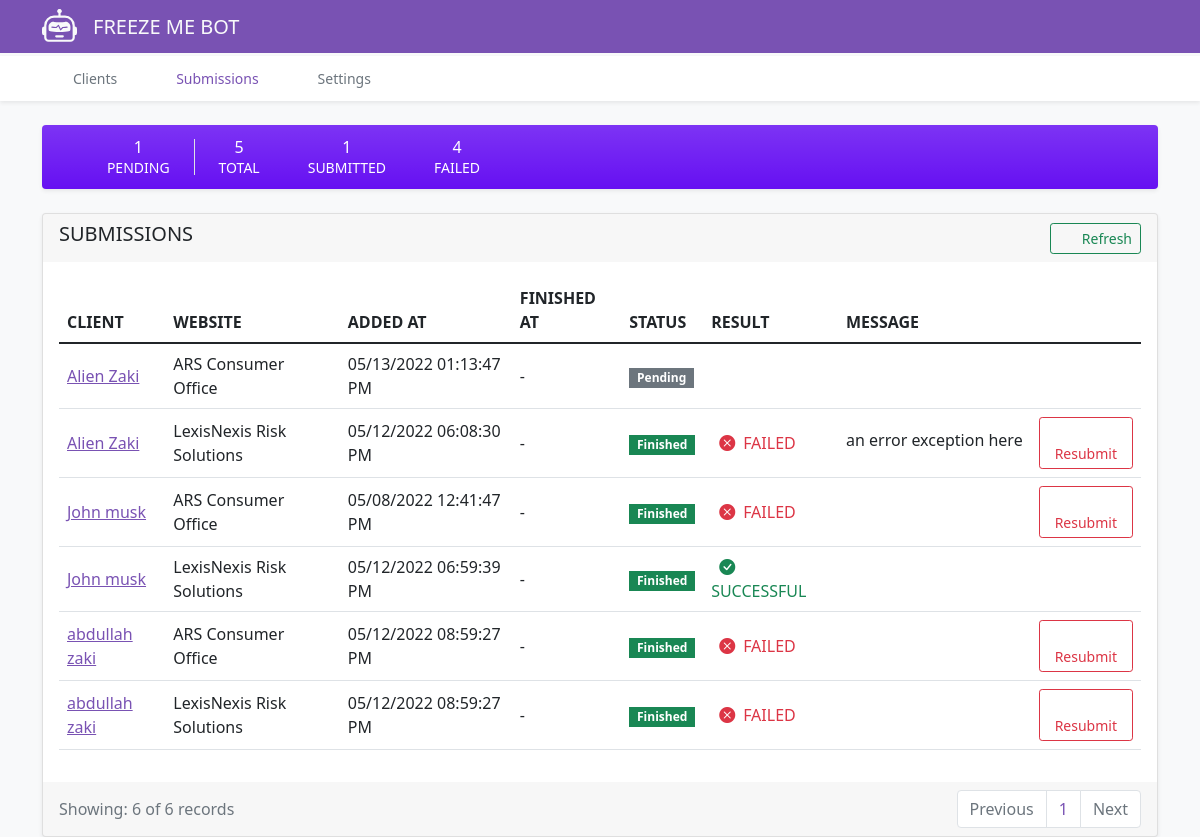
Page /submissions/ on the earlier database version.
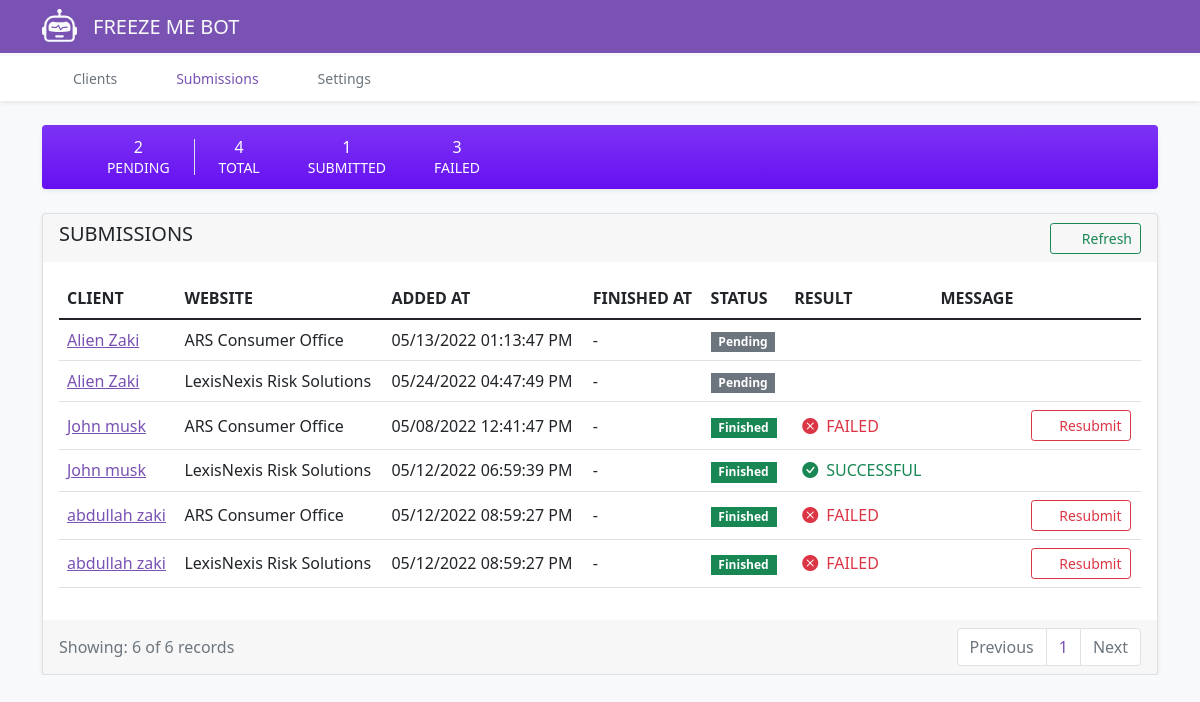
Same page on the later database version.
### core/models.py (models this page shows, shortened)
class Submission(models.Model):
    FINISHED_CHOICES = [
        (True, 'Finished'),
        (False, 'Pending')
    ]
    SUCCEED_CHOICES = [
        (True, 'Successful'),
        (False, 'Failed')
    ]
    client = models.ForeignKey(Client, on_delete=models.CASCADE)
    website = models.ForeignKey(Website, on_delete=models.CASCADE)
    note = models.TextField(null=True, blank=True)
    timestamp = models.DateTimeField(auto_now_add=True)
    finish_time = models.DateTimeField(null=True, blank=True)
    finished = models.BooleanField(choices=FINISHED_CHOICES, default=False)
    succeed = models.BooleanField(choices=SUCCEED_CHOICES, default=False)

class Client(models.Model):
    fname = models.CharField(max_length=255)
    mname = models.CharField(max_length=255, null=True, blank=True)
    suffix = models.CharField(max_length=255, null=True, blank=True)
    lname = models.CharField(max_length=255)
    city = models.CharField(max_length=255)
    state = models.ForeignKey(State, on_delete=models.CASCADE)
    zip = models.CharField(max_length=255)
    address_line1 = models.CharField(max_length=255)
    address_line2 = models.CharField(max_length=255, null=True, blank=True)
    phone = models.CharField(max_length=10, null=True, blank=True)
    email = models.EmailField(unique=True)
    ssn = models.CharField(max_length=9, unique=True)
    dob = models.DateField()
    freeze_date = models.DateField(null=True, blank=True, default=date.today)
    id_card = models.FileField(upload_to=upload_id, null=True, blank=True) #'uploads/ID/'
    passport = models.FileField(upload_to=upload_passport, null=True, blank=True)
    driver_license = models.FileField(upload_to=upload_driver, null=True, blank=True)
    residency = models.FileField(upload_to=upload_residencies, null=True, blank=True)
    ssn_card = models.FileField(upload_to=upload_ssn_card, null=True, blank=True)
    utility_bill = models.FileField(upload_to=upload_utility_bill, null=True, blank=True)
    created_at = models.DateTimeField(auto_now_add=True)
    updated_at = models.DateTimeField(auto_now=True)
    class Meta:
        ordering = ['-created_at']
    @property
    def full_name(self):
        return f'{self.fname} {self.lname}'

class Website(models.Model):
    name = models.CharField(max_length=255)
    url = models.URLField()
    ready = models.BooleanField(default=False)
    created_at = models.DateTimeField(auto_now_add=True, null=True, blank=True)
    updated_at = models.DateTimeField(auto_now=True, null=True, blank=True)

### core/views.py (the view)
# urls.py: path('submissions/', views.SubmissionListView.as_view(), name='submission_list'),
class SubmissionListView(generic.ListView):
    model = Submission
    context_object_name = 'submissions'
    template_name = 'submissions_list.html'
    paginate_by = 20
    def get_queryset(self):
        if 'pk' in self.kwargs:
            client_id = self.kwargs['pk']
            qs = super().get_queryset().filter(client_id=client_id)
            return qs
        else:
            return super().get_queryset()
    def get_context_data(self, **kwargs):
        context = super().get_context_data(**kwargs)
        context['total_count'] = self.get_queryset().count()
        context['processing'] = self.get_queryset().filter(finished=False).count()
        context['finished'] = self.get_queryset().filter(finished=True).count()
        context['succeed'] = self.get_queryset().filter(succeed=True).count()
        context['failed'] = self.get_queryset().filter(finished=True, succeed=False).count()
        return context

### templates/submissions_list.html (shortened to what the changed rows need)
{% extends "base.html" %}
{% block content %}
    <div class="d-flex align-items-center px-3 my-4 text-white bg-indigo bg-gradient rounded shadow-sm">
            <div class="lh-1 px-4 border-end text-center">
                <h1 class="h6 mb-1 text-white lh-1">{{ processing }}</h1>
                <p class="mb-0"><small>PENDING</small></p>
            </div>
            <div class="lh-1 px-4">
                <h1 class="h6 mb-1 text-white lh-1 text-center">{{ finished }}</h1>
                <p class="mb-0"><small>TOTAL</small></p>
            </div>
            <div class="lh-1 px-4">
                <h1 class="h6 mb-1 text-white lh-1 text-center">{{ succeed }}</h1>
            </div>
            <div class="lh-1 px-4">
                <h1 class="h6 mb-1 text-white lh-1 text-center">{{ failed }}</h1>
                <p class="mb-0"><small>FAILED</small></p>
            </div>
        </div>
    <div class="card shadow-sm">
        <div class="card-body">
            <table class="table table-hover">
                <thead>
                <tr>
                    <th scope="col">CLIENT</th>
                    <th scope="col">WEBSITE</th>
                    <th scope="col">ADDED AT</th>
                    <th scope="col">FINISHED AT</th>
                    <th scope="col">STATUS</th>
                    <th scope="col">RESULT</th>
                    <th scope="col">MESSAGE</th>
                </tr>
                </thead>
                <tbody>
                {% for item in submissions %}
                    <tr>
                        <td scope="row" class="align-middle"><a href="{% url 'client_submissions' item.client.pk %}">{{ item.client.full_name }}</a></td>
                        <td class="align-middle">{{ item.website.name }}</td>
                        <td class="align-middle">{{ item.timestamp|date:"m/d/Y h:i:s A" }}</td>
                        <td class="align-middle">{{ item.finish_time|date:"m/d/Y h:i:s A"|default:'-' }}</td>
                        <td class="align-middle">
                            <h5 class="badge {% if item.finished %}bg-success{% else %}bg-secondary {% endif %} mb-0 rounded-0">{{ item.get_finished_display }}</h5>
                        </td>
                        <td class="align-middle">
                            {% if item.finished and item.succeed %}
                                <span class="text-success">
                                    <i class="bi bi-check-circle-fill mx-2"></i>{{ item.get_succeed_display|upper }}
                                </span>
                            {% elif item.finished and not item.succeed %}
                                <span class="text-danger">
                                    <i class="bi bi-x-circle-fill mx-2"></i>{{ item.get_succeed_display|upper }}
                                </span>
                            {% else %}
                                <div class="spinner-grow text-muted spinner-grow-sm mx-2" role="status"></div>
                            {% endif %}
                        </td>
                        <td class="align-middle ">
                           <span class="d-inline-block text-truncate " style="max-width: 200px;" tabindex="0" data-bs-toggle="popover"  data-bs-content="{{ item.note }}">
                              {{ item.note }}
                           </span>
                        </td>
                        <td class="align-middle">
                            {% if item.finished and not item.succeed %}
                               <a href='{% url 'resubmit' item.pk %}' class="btn btn-outline-danger btn-sm">
                                   <i class="fa-solid fa-rotate-right me-2"></i>Resubmit
                               </a>
                            {% endif %}
                        </td>
                    </tr>
                {% endfor %}
                </tbody>
            </table>
        </div>
    </div>
{% endblock content %}

Differences in the rows shown:
changed Submission (number 2 of 6 on the later page): timestamp "05/12/2022 06:08:30 PM" → "05/24/2022 04:47:49 PM"; finished "Finished" → "Pending"; succeed "FAILED" → (not shown); note "an error exception here" → (not shown)
Other differences:
{{ processing }}: "1" → "2"
{{ finished }}: "5" → "4"
{{ failed }}: "4" → "3"
